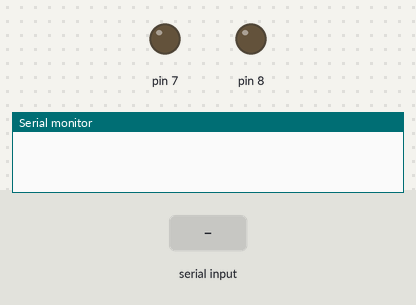
Simulated run of this sketch. Board: Arduino Uno, built with avr-gcc and run on an emulated ATmega328P. Parts: output pins drawn as LEDs (lit = HIGH), the last lines printed to the serial monitor. The inputs (shaded band) are chosen by the test bench.

Above: at 1.2 s.
1.3 s: "0\n" received over Serial
At 2.1 s:
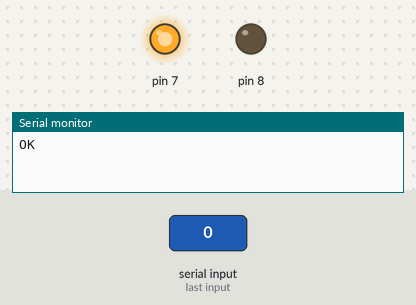
2.8 s: "0\n" received over Serial
At 3.2 s:
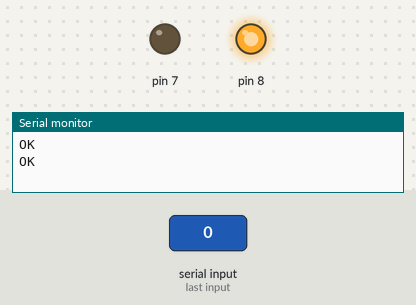
Timing chart, 0 to 5.8 s (numbered marks = the images above; inputs shaded):
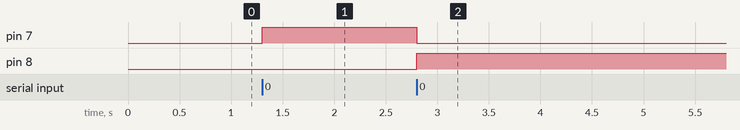

The sketch:

Arduino_L3_ser_com_test.ino
```cpp
int num = 0;

void setup() {
  pinMode(7, OUTPUT);
  pinMode(8, OUTPUT);
  Serial.begin(9600);
}

void loop() {
  if (Serial.available()) {
    String msg = Serial.readStringUntil('\n');
    msg.trim();

    if (msg == "0") {
      if (num == 0) {
        num = 1;
        digitalWrite(7, HIGH);
        digitalWrite(8, LOW);
      } else {
        num = 0;
        digitalWrite(7, LOW);
        digitalWrite(8, HIGH);
      }
      Serial.println("OK");
    }
  }
}
```

Measured:
- after the input at 1.3 s, pin 7: LOW → HIGH at once
- after the input at 2.8 s, pin 7: HIGH → LOW at once; pin 8: LOW → HIGH at once
